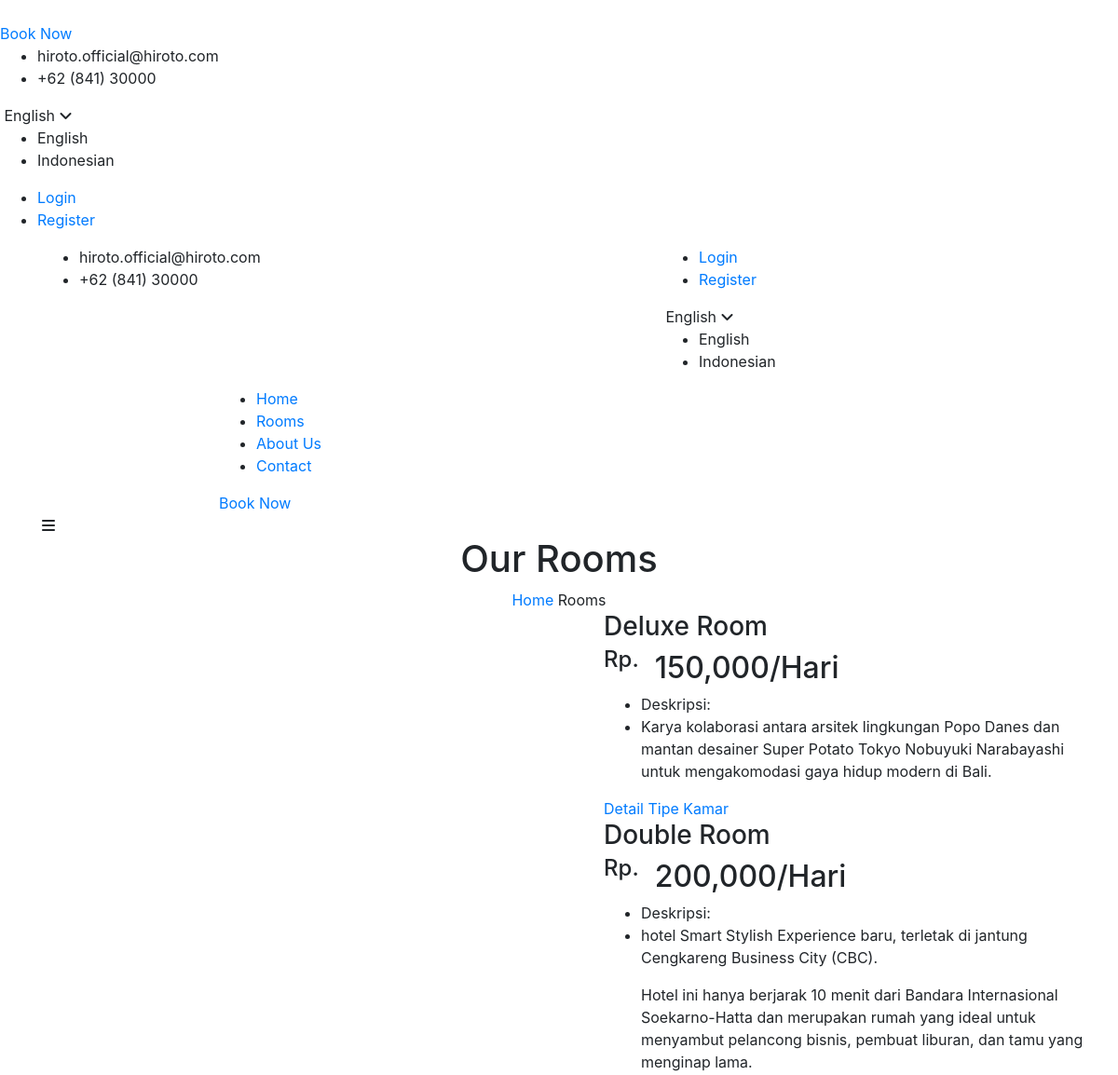
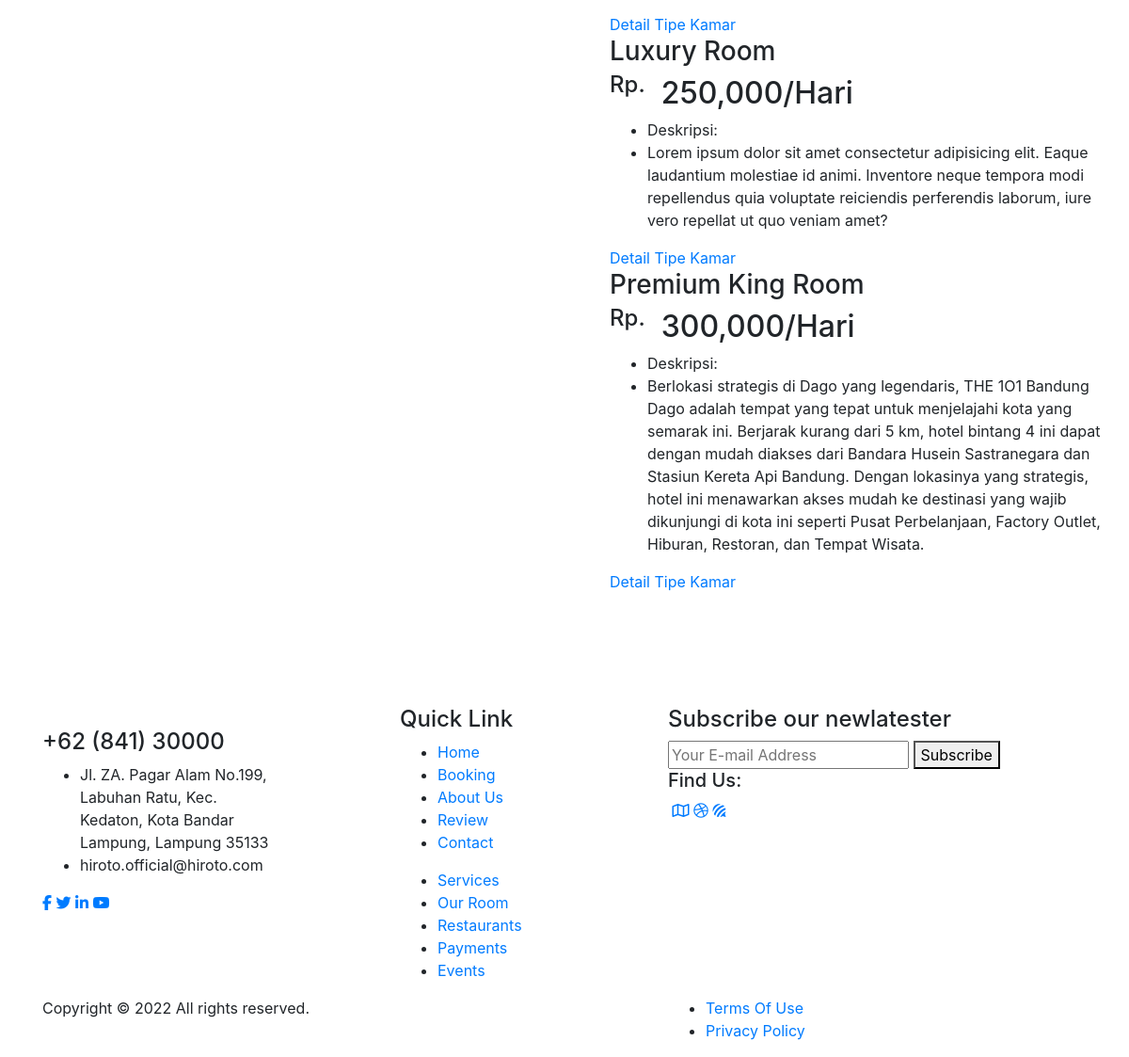
Screenshot of /index.php/home/rooms with the database file from the repository (2 pictures, top to bottom).
### tables this page shows
CREATE TABLE `tb_instansi` (
  `id` int(11) NOT NULL,
  `nama_instansi` varchar(100) NOT NULL,
  `email` varchar(255) NOT NULL,
  `alamat` text NOT NULL,
  `notelp` varchar(20) NOT NULL,
  `maps_instansi` text NOT NULL,
  `logo_instansi` varchar(100) NOT NULL,
  `desk_instansi` text NOT NULL
);

CREATE TABLE `tb_tipe_kamar` (
  `id_tipe` int(11) NOT NULL,
  `tipe_kamar` varchar(100) NOT NULL,
  `harga_kamar` int(11) NOT NULL,
  `desk_kamar` text,
  `gambar_kamar` varchar(150) DEFAULT NULL
);

### application/libraries/Template.php (called while the page is built)
<?php
class Template {
    var $template_data = array();
    function set($name, $value){
        $this->template_data[$name] = $value;
    }
    function load($template = '', $view = '', $view_data = array(), $return = FALSE){
        $this->CI =& get_instance();
        $this->set('contents', $this->CI->load->view($view, $view_data, TRUE));
        return $this->CI->load->view($template, $this->template_data, $return);
    }
}

### application/controllers/Home.php (called while the page is built, shortened)
<?php
class Home extends CI_Controller
{
	public function rooms()
	{
		$data['title'] = 'Rooms';
		$data['kamar'] = $this->Home_m->getKamar();
		$data['instansi'] = $this->Home_m->getInstansi();
		$this->template->load('template_utama', 'rooms', $data);
	}
}

### index.php (called while the page is built, shortened)
<?php
require_once BASEPATH.'core/CodeIgniter.php';

### application/models/Home_m.php (called while the page is built, shortened)
<?php
class Home_m extends CI_Model {
    public function getKamar()
    {
        $this->db->limit(4);
        $this->db->order_by('harga_kamar', 'ASC');
        $kamar = $this->db->get('tb_tipe_kamar');
        return $kamar->result();
    }
    public function getInstansi()
    {
        $instansi = $this->db->get('tb_instansi');
        return $instansi->row();
    }
}

### application/views/rooms.php (the view, shortened to what this page needs)
<div class="breadcrumb-option set-bg" data-setbg="<?= base_url('hiroto/img/breadcrumb-bg.jpg') ?>">
    <div class="container">
        <div class="row">
            <div class="col-lg-12 text-center">
                <div class="breadcrumb__text">
                    <h1>Our <?= $title ?></h1>
                    <div class="breadcrumb__links">
                        <a href="<?= base_url() ?>">Home</a>
                        <span><?= $title ?></span>
                    </div>
                </div>
            </div>
        </div>
    </div>
</div>
<section class="rooms spad">
    <div class="container">
        <div class="row">
            <?php foreach ($kamar as $k) : ?>
                <div class="col-lg-6 p-0 col-md-6">
                </div>
                <div class="col-lg-6 p-0 col-md-6">
                    <div class="room__text ml-5">
                        <h3><?= $k->tipe_kamar ?></h3>
                        <h2><sup>Rp.</sup> &nbsp;<?= number_format($k->harga_kamar) ?><span>/Hari</span></h2>
                        <ul>
                            <li><span>Deskripsi: </span></li>
                            <li><?= $k->desk_kamar ?></li>
                        </ul>
                        <a href="<?= base_url('room/detail/'.base64_encode($k->id_tipe)) ?>">Detail Tipe Kamar</a>
                    </div>
                </div>
            <?php endforeach; ?>
        </div>
    </div>
</section>

### application/views/template_utama.php (shortened to what this page needs)
<!DOCTYPE html>
<html lang="zxx">
<head>
    <link rel="stylesheet" href="<?= base_url('hiroto/css/bootstrap.min.css') ?>" type="text/css">
    <link rel="stylesheet" href="<?= base_url('hiroto/css/font-awesome.min.css') ?>" type="text/css">
    <link rel="stylesheet" href="<?= base_url('hiroto/css/elegant-icons.css') ?>" type="text/css">
    <link rel="stylesheet" href="<?= base_url('hiroto/css/nice-select.css') ?>" type="text/css">
    <link rel="stylesheet" href="<?= base_url('hiroto/css/jquery-ui.min.css') ?>" type="text/css">
    <link rel="stylesheet" href="<?= base_url('hiroto/css/owl.carousel.min.css') ?>" type="text/css">
    <link rel="stylesheet" href="<?= base_url('hiroto/css/slicknav.min.css') ?>" type="text/css">
    <link rel="stylesheet" href="<?= base_url('hiroto/css/style.css') ?>" type="text/css">
</head>
<body>
    <div class="offcanvas-menu-wrapper">
        <div class="offcanvas__logo">
        </div>
        <div class="offcanvas__btn__widget">
            <a href="<?= base_url() ?>">Book Now <span class="arrow_right"></span></a>
        </div>
        <div class="offcanvas__widget">
            <ul>
                <li><span class="icon_pin_alt"></span> <?= $instansi->email ?></li>
                <li><span class="icon_phone"></span> <?= $instansi->notelp ?></li>
            </ul>
        </div>
        <div class="offcanvas__language">
            <span>English</span>
            <i class="fa fa-angle-down"></i>
            <ul>
                <li>English</li>
                <li>Indonesian</li>
            </ul>
        </div>
        <div class="offcanvas__auth">
            <ul>
                <li><a href="<?= base_url('auth/login') ?>">Login</a></li>
                <li><a href="<?= base_url('auth/register') ?>">Register</a></li>
            </ul>
        </div>
    </div>
    <header class="header">
        <div class="header__top">
            <div class="container">
                <div class="row">
                    <div class="col-lg-7">
                        <ul class="header__top__widget">
                            <li><span class="icon_pin_alt"></span> <?= $instansi->email ?></li>
                            <li><span class="icon_phone"></span> <?= $instansi->notelp ?></li>
                        </ul>
                    </div>
                    <div class="col-lg-5">
                        <div class="header__top__right">
                            <div class="header__top__auth">
                                <ul>
                                    <li><a href="<?= base_url('auth/login') ?>">Login</a></li>
                                    <li><a href="<?= base_url('auth/register') ?>">Register</a></li>
                                </ul>
                            </div>
                            <div class="header__top__language">
                                <span>English</span>
                                <i class="fa fa-angle-down"></i>
                                <ul>
                                    <li>English</li>
                                    <li>Indonesian</li>
                                </ul>
                            </div>
                        </div>
                    </div>
                </div>
            </div>
        </div>
        <div class="header__nav__option">
            <div class="container">
                <div class="row">
                    <div class="col-lg-2">
                        <div class="header__logo">
                        </div>
                    </div>
                    <div class="col-lg-10">
                        <div class="header__nav">
                            <nav class="header__menu">
                                <ul class="menu__class">
                                    <li class="<?= $this->uri->segment(1) == "home" ? "active" : "" ?>"><a href="<?= base_url('home') ?>">Home</a></li>
                                    <li class="<?= $this->uri->segment(1) == "rooms" ? "active" : "" ?>"><a href="<?= base_url('rooms') ?>">Rooms</a></li>
                                    <li class="<?= $this->uri->segment(1) == "about" ? "active" : "" ?>"><a href="<?= base_url('about') ?>">About Us</a></li>
                                    <li class="<?= $this->uri->segment(1) == "contact" ? "active" : "" ?>"><a href="<?= base_url('contact') ?>">Contact</a></li>
                                </ul>
                            </nav>
                            <div class="header__nav__widget">
                                <a href="<?= base_url() ?>">Book Now <span class="arrow_right"></span></a>
                            </div>
                        </div>
                    </div>
                </div>
                <div class="canvas__open">
                    <span class="fa fa-bars"></span>
                </div>
            </div>
        </div>
    </header>
    <?= $contents ?>
    <footer class="footer set-bg" data-setbg="<?= base_url('hiroto/img/footer-bg.jpg') ?>">
        <div class="container">
            <div class="row">
                <div class="col-lg-12">
                    <div class="logo__carousel owl-carousel">
                        <div class="logo__carousel__item">
                        </div>
                        <div class="logo__carousel__item">
                        </div>
                        <div class="logo__carousel__item">
                        </div>
                        <div class="logo__carousel__item">
                        </div>
                        <div class="logo__carousel__item">
                        </div>
                    </div>
                </div>
            </div>
        </div>
        <div class="container">
            <div class="footer__content">
                <div class="row">
                    <div class="col-lg-3 col-md-6 col-sm-6">
                        <div class="footer__about">
                            <div class="footer__logo">
                            </div>
                            <h4><?= $instansi->notelp ?></h4>
                            <ul>
                                <li><?= $instansi->alamat ?></li>
                                <li><?= $instansi->email ?></li>
                            </ul>
                            <div class="footer__social">
                                <a href="#"><i class="fa fa-facebook"></i></a>
                                <a href="#"><i class="fa fa-twitter"></i></a>
                                <a href="#"><i class="fa fa-linkedin"></i></a>
                                <a href="#"><i class="fa fa-youtube-play"></i></a>
                            </div>
                        </div>
                    </div>
                    <div class="col-lg-3 offset-lg-1 col-md-5 offset-md-1 col-sm-6">
                        <div class="footer__widget">
                            <h4>Quick Link</h4>
                            <ul>
                                <li><a href="#">Home</a></li>
                                <li><a href="#">Booking</a></li>
                                <li><a href="#">About Us</a></li>
                                <li><a href="#">Review</a></li>
                                <li><a href="#">Contact</a></li>
                            </ul>
                            <ul>
                                <li><a href="#">Services</a></li>
                                <li><a href="#">Our Room</a></li>
                                <li><a href="#">Restaurants</a></li>
                                <li><a href="#">Payments</a></li>
                                <li><a href="#">Events</a></li>
                            </ul>
                        </div>
                    </div>
                    <div class="col-lg-5 col-md-8 col-sm-12">
                        <div class="footer__newslatter">
                            <h4>Subscribe our newlatester</h4>
                            <form action="#">
                                <input type="text" placeholder="Your E-mail Address">
                                <button type="submit">Subscribe</button>
                            </form>
                            <div class="footer__newslatter__find">
                                <h5>Find Us:</h5>
                                <div class="footer__newslatter__find__links">
                                    <a href="#"><i class="fa fa-map-o"></i></a>
                                    <a href="#"><i class="fa fa-dribbble"></i></a>
                                    <a href="#"><i class="fa fa-forumbee"></i></a>
                                </div>
                            </div>
                        </div>
                    </div>
                </div>
            </div>
            <div class="footer__copyright">
                <div class="row">
                    <div class="col-lg-7 col-md-7">
                        <div class="footer__copyright__text">
                            <p>Copyright &copy;  All rights reserved.</p>
                        </div>
                    </div>
                    <div class="col-lg-5 col-md-5">
                        <ul class="footer__copyright__links">
                            <li><a href="#">Terms Of Use</a></li>
                            <li><a href="#">Privacy Policy</a></li>
                        </ul>
                    </div>
                </div>
            </div>
        </div>
    </footer>
</body>
</html>

### rows the page displays
tb_instansi: email "hiroto.official@hiroto.com", notelp "+62 (841) 30000", alamat "Jl. ZA. Pagar Alam No.199, Labuhan Ratu, Kec. Kedaton, Kota Bandar Lampung, Lampung 35133"
tb_tipe_kamar: tipe_kamar "Deluxe Room", harga_kamar "150,000", desk_kamar "Karya kolaborasi antara arsitek lingkungan Popo Danes dan mantan desainer Super Potato Tokyo Nobuyuki Narabayashi untuk mengakomodasi gaya hidup modern di Bali."
tb_tipe_kamar: tipe_kamar "Double Room", harga_kamar "200,000", desk_kamar "hotel Smart Stylish Experience baru, terletak di jantung Cengkareng Business City (CBC). Hotel ini hanya berjarak 10 menit dari Bandara Internasional Soekarno-Hatta dan merupakan rumah yang ideal untuk menyambut pelancong bisnis, pembuat liburan, dan tamu yang menginap lama."
tb_tipe_kamar: tipe_kamar "Luxury Room", harga_kamar "250,000", desk_kamar "Lorem ipsum dolor sit amet consectetur adipisicing elit. Eaque laudantium molestiae id animi. Inventore neque tempora modi repellendus quia voluptate reiciendis perferendis laborum, iure vero repellat ut quo veniam amet?"
tb_tipe_kamar: tipe_kamar "Premium King Room", harga_kamar "300,000", desk_kamar "Berlokasi strategis di Dago yang legendaris, THE 1O1 Bandung Dago adalah tempat yang tepat untuk menjelajahi kota yang semarak ini. Berjarak kurang dari 5 km, hotel bintang 4 ini dapat dengan mudah diakses dari Bandara Husein Sastranegara dan Stasiun Kereta Api Bandung. Dengan lokasinya yang strategis, hotel ini menawarkan akses mudah ke destinasi yang wajib dikunjungi di kota ini seperti Pusat Perbelanjaan, Factory Outlet, Hiburan, Restoran, dan Tempat Wisata."

### other values shown
$title "Rooms"
